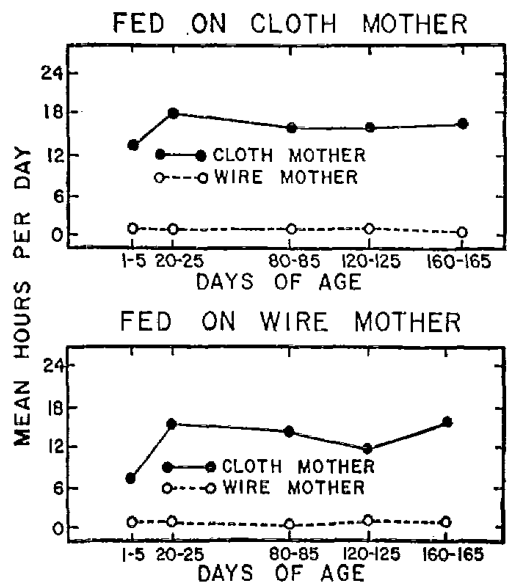
#> input picture lectures/L77/figures/h6.png, 519 x 583 px, given in place of land69a-04.png, which was not available
$ python rebuild_figures.py
#> lines starting #> are read from the running program, lines starting #| are printed output that depends on the picture; pictures that were not available may be replaced by others from this repository, and a replacement may not be noted
### lectures/L12/crop_panels.py
#!/usr/bin/env python3
"""Crop original figure panels for Lecture 12 from page renders of the source PDFs.

Render pages first (220 dpi):  pdftoppm -png -r 220 <paper>.pdf <pages_dir>/<paper>
    python lectures/L12/crop_panels.py <pages_dir>
Boxes are fractions of the page: (left, top, right, bottom).
"""
import sys
from pathlib import Path
from PIL import Image, ImageChops

OUT = Path(__file__).resolve().parent / "figures"
CROPS = {
    "p_land69a_fig1": ("land69a-04", (0.10, 0.19, 0.78, 0.545)),
    "p_land69a_fig2": ("land69a-04", (0.08, 0.605, 0.92, 0.795)),
    "p_land69a_fig3": ("land69a-06", (0.12, 0.25, 0.88, 0.695)),
    "p_land69a_fig5": ("land69a-08", (0.08, 0.215, 0.96, 0.69)),
    "p_land69a_fig10": ("land69a-15", (0.06, 0.205, 0.94, 0.70)),
    "p_land69a_fig12": ("land69a-19", (0.06, 0.135, 0.94, 0.385)),
    "p_land69a_fig13": ("land69a-19", (0.06, 0.505, 0.94, 0.745)),
    "p_land69b_fig1": ("land69b-02", (0.04, 0.42, 0.96, 0.765)),
    "p_land69b_fig2": ("land69b-05", (0.06, 0.095, 0.94, 0.54)),
    "p_land69b_fig4": ("land69b-06", (0.1, 0.17, 0.94, 0.71)),
    "p_land69b_fig7": ("land69b-12", (0.04, 0.34, 0.96, 0.585)),
    "p_land69b_fig8": ("land69b-14", (0.04, 0.175, 0.96, 0.515)),
    "p_land69b_fig9": ("land69b-15", (0.12, 0.225, 0.90, 0.72)),
    "p_land69b_fig11": ("land69b-17", (0.10, 0.285, 0.96, 0.86)),
    "p_land69b_fig12": ("land69b-20", (0.04, 0.275, 0.96, 0.45)),
    "p_land69b_fig13": ("land69b-21", (0.06, 0.305, 0.94, 0.48)),
    "p_land69b_plate": ("land69b-23", (0.04, 0.07, 0.96, 0.93)),
    "p_jakob18_fig1": ("jakob18-2", (0.03, 0.10, 0.60, 0.335)),
    "p_zurek10_fig2": ("zurek10-4", (0.02, 0.03, 0.51, 0.37)),
    "p_zurek10_fig3": ("zurek10-4", (0.50, 0.085, 0.98, 0.26)),
    "p_zurek10_fig4": ("zurek10-5", (0.02, 0.075, 0.50, 0.77)),
    "p_menda14_fig1": ("menda14-2", (0.02, 0.055, 0.48, 0.72)),
    "p_menda14_fig2": ("menda14-3", (0.02, 0.06, 0.98, 0.385)),
    "p_menda14_fig3": ("menda14-4", (0.02, 0.055, 0.98, 0.44)),
    "p_menda14_fig4": ("menda14-5", (0.02, 0.07, 0.63, 0.635)),
}


def trim(im, pad=12):
    """Remove surrounding white margin, keep a small pad."""
    bg = Image.new(im.mode, im.size, (255, 255, 255))
    box = ImageChops.difference(im, bg).convert("L").point(lambda v: 255 if v > 25 else 0).getbbox()
    if not box:
        return im
    l, t, r, b = box
    return im.crop((max(0, l - pad), max(0, t - pad), min(im.width, r + pad), min(im.height, b + pad)))


def main(pages):
    OUT.mkdir(exist_ok=True)
    for name, (page, (l, t, r, b)) in CROPS.items():
        im = Image.open(Path(pages) / f"{page}.png").convert("RGB")
#> im is the input picture: PIL image 519x583 RGB; min 0, max 255, mean 231.2
        w, h = im.size
#> w = 519; h = 583
        trim(im.crop((int(l * w), int(t * h), int(r * w), int(b * h)))).save(OUT / f"{name}.png")
#> in trim, `bg = Image.new(im.mode, im.size, (255, 255, 255))`: bg: PIL image 353x207 RGB; every value is 255
#> in trim, `box = ImageChops.difference(im, bg).convert("L").point(lambda v: 255 i..`: box = (0, 0, 353, 207)
#> in trim, `box = ImageChops.difference(im, bg).convert("L").point(lambda v: 255 i..`:
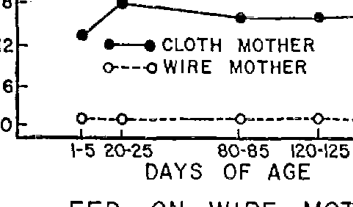
#> im: PIL image 353x207 RGB; min 0, max 255, mean 228.1
#> in trim, `l, t, r, b = box`: l = 0; r = 353; b = 207
#> pass 3 of the loop in main, `for name, (page, (l, t, r, b)) in CROPS.items():`:
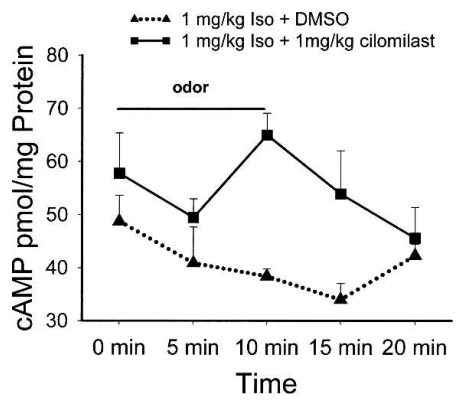
#> input picture lectures/L77/figures/o5.png, 464 x 401 px, given in place of land69a-06.png, which was not available
#> in main, im is the input picture: PIL image 464x401 RGB; min 0, max 255, mean 239.7
#> bg: PIL image 353x178 RGB; every value is 255
#> box = (0, 0, 353, 178)
#> in trim (call 3), `box = ImageChops.difference(im, bg).convert("L").point(lambda v: 255 i..`:
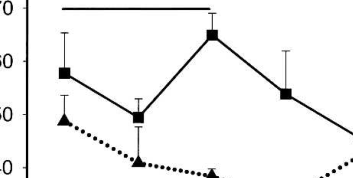
#> im: PIL image 353x178 RGB; min 0, max 255, mean 242.3
#> l = 0; r = 353; b = 178
#> the loop made 5 passes; the first 3 are shown
        print(name)


# [2 lines that do not run on import are left out]


COMBOS = {  # name: (direction, [panels])
    "c_land69a_fig12_13": ("v", ["p_land69a_fig12", "p_land69a_fig13"]),
    "c_land69b_fig2_4": ("h", ["p_land69b_fig2", "p_land69b_fig4"]),
    "c_land69b_fig1_plate": ("h", ["p_land69b_fig1", "p_land69b_plate"]),
    "c_zurek10_fig3_4": ("h", ["p_zurek10_fig3", "p_zurek10_fig4"]),
}


# [17 lines left out: function combine, not called in this run]


# [2 lines that do not run on import are left out]

### lectures/L77/rebuild_figures.py
"""Reproduce original-paper crops using the inspected PDF CropBoxes.

Run with the six instructor-uploaded PDFs and two retrieved papers in papers/.
No scientific image is drawn, reconstructed or recolored.
"""
from pathlib import Path
import sys
import pymupdf as fitz
from PIL import Image
ROOT = Path(__file__).resolve().parents[2]
sys.path.insert(0, str(ROOT / 'tools'))
import crop_panels

def render(pdf, page, dpi):
    pix = fitz.open(pdf)[page - 1].get_pixmap(dpi=dpi)
    return Image.frombytes('RGB', (pix.width, pix.height), pix.samples)

crop_panels.render = render
#> (the run stopped early here; a loop or call above may not have finished)
